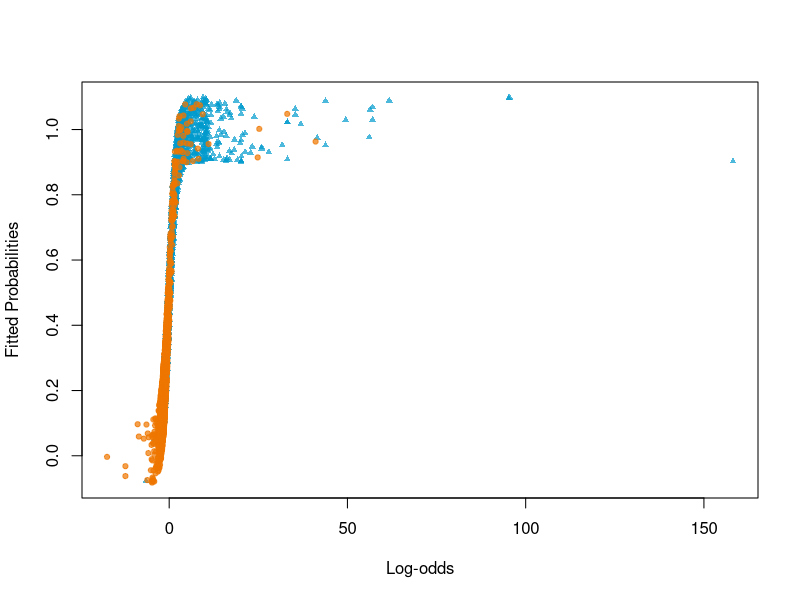
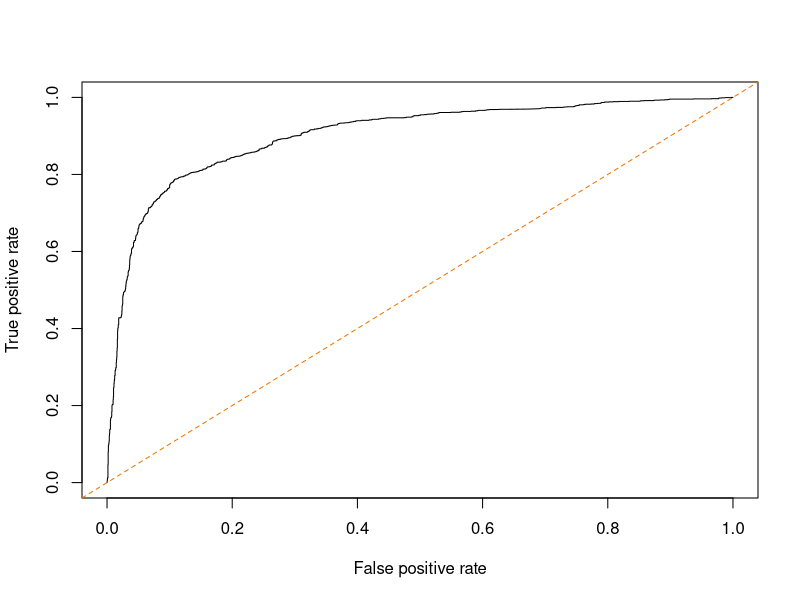
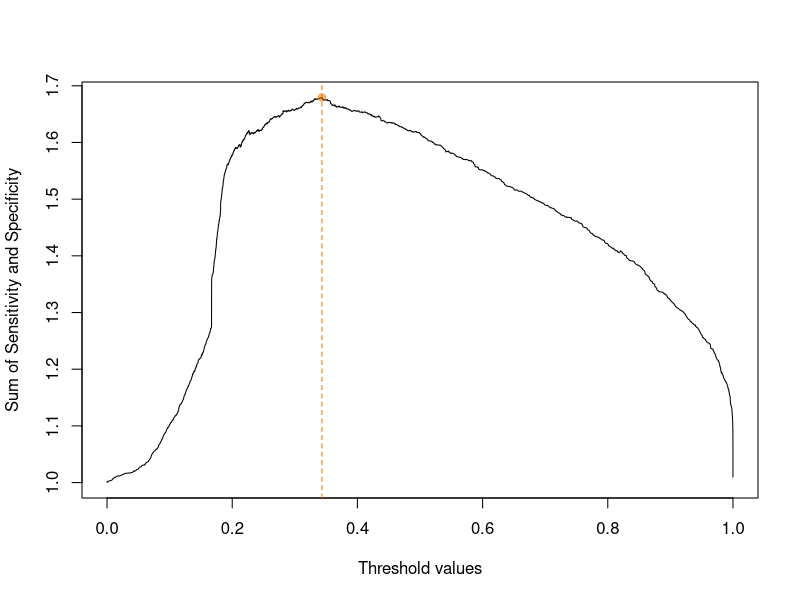

Source code (R) for these figures, in order:
## ---- chunk 1
knitr::opts_chunk$set(echo = TRUE)
## ---- chunk 2
library(kernlab)
data(spam)
emaildata<-data.frame(spam)
## ---- chunk 3

emaildata1<- emaildata[,49:58]

#Converting the factors to 0's and 1's
library(dplyr)
emaildata1$type<-recode(emaildata1$type,'spam'=1,'nonspam'=0)
str(emaildata1)
## ---- chunk 4
#Fitting the model
fit<-glm(emaildata1$type ~.,data = emaildata1,family = "binomial")
summary(fit)
## ---- chunk 5
#Confidence Intervals and log-odds
# Extracting the coefficients
w <-coef(fit)


#Computing 95% confidence interval of w and odds
#extracting Standard Errors
summaryfit<-summary(fit)
se<-summaryfit$coef[,2]

# compute confidence limits for w
wLowBound   <- w - 1.96 * se
wUpperBound <- w + 1.96 * se

# store coefficients and confidence limits
ci<- cbind(lb =wLowBound,w =w,ub =wUpperBound)
#ci

#confidence Intervals for odds
exp(ci)
## ---- chunk 6
#Estimated log-odds
lg<-predict(fit)
phat<-predict(fit,type="response")


#Plotting
symb<-c(19,17)
col<-c("darkorange2","deepskyblue3")
#jitter is used for adding noise for better visualization of the data.
plot(lg,jitter(phat,amount = 0.1),pch=symb[emaildata1$type +1],
     col = adjustcolor(col[emaildata1$type +1],0.7),cex = 0.7,
     xlab = "Log-odds",ylab="Fitted Probabilities")

## ---- chunk 7

#Evaluating the classification using a default threshold value
tau<-0.5
pred<-ifelse(fitted(fit)>tau,1,0)

#cross tabulation between observed and predicted
table(emaildata1$type,pred)
## ---- chunk 8
#ROCR
library(ROCR)

#Prediction object is created using prediction function
predObj<-prediction(fitted(fit),emaildata1$type)

#The performance measures are calculated using the prediction object with True and False positive rate. This is then used for plotting the ROC curve.
perf<-performance(predObj,"tpr","fpr")
plot(perf)
abline(0,1,col="darkorange2",lty=2)


#The area under the curve is also calculated using the performance function.
auc<-performance(predObj,"auc")
auc@y.values

## ---- chunk 9

#Sensitivity and Specificity calculation for optimal threshold value
sens<-performance(predObj,"sens")
spec<-performance(predObj,"spec")

tau<-sens@x.values[[1]]

#Sum of Sensitivity and Specificity
sensSpec<-sens@y.values[[1]] + spec@y.values[[1]]

#Finding the maximum of Sum of Sensitivity and Specificity
best<-which.max(sensSpec)

#
plot(tau,sensSpec,type="l",xlab="Threshold values",ylab="Sum of Sensitivity and Specificity")
points(tau[best],sensSpec[best],pch=19,col=adjustcolor("darkorange2",0.5))
abline(v=tau[best],col="darkorange2",lty=2)
## ---- chunk 10

tau[best]

#Classification for optimal threshold
pred<-ifelse(fitted(fit)>tau[best],1,0)
table(emaildata1$type,pred)
